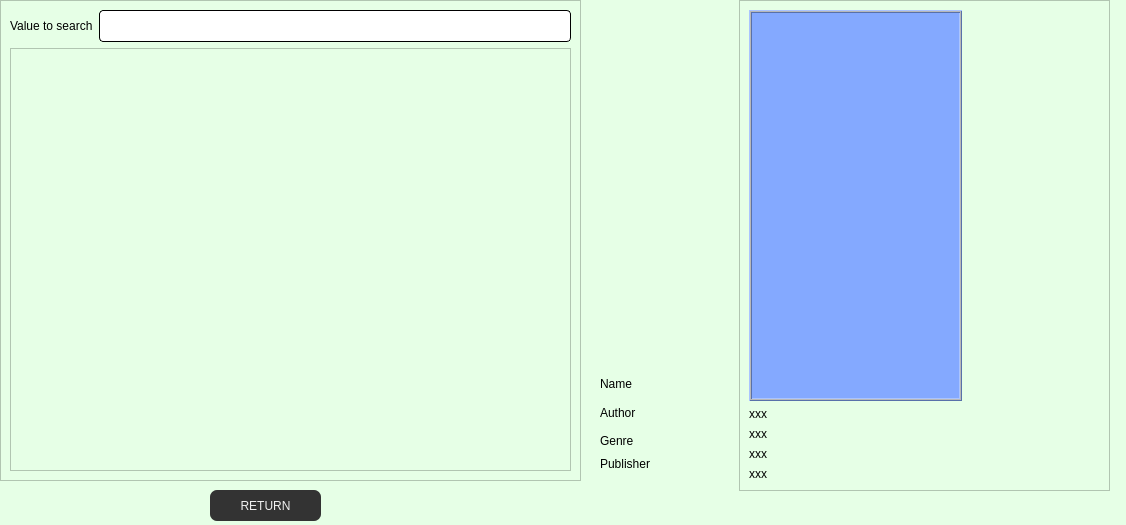
<?xml version="1.0" encoding="UTF-8"?>
<ui version="4.0">
 <class>customers_book_list</class>
 <widget class="QDialog" name="customers_book_list">
  <property name="geometry">
   <rect>
    <x>0</x>
    <y>0</y>
    <width>1126</width>
    <height>525</height>
   </rect>
  </property>
  <property name="windowTitle">
   <string>Dialog</string>
  </property>
  <property name="styleSheet">
   <string notr="true">background-color: #E6FFE6;</string>
  </property>
  <widget class="QLabel" name="author_2">
   <property name="geometry">
    <rect>
     <x>600</x>
     <y>399</y>
     <width>68</width>
     <height>27</height>
    </rect>
   </property>
   <property name="sizePolicy">
    <sizepolicy hsizetype="Fixed" vsizetype="Fixed">
     <horstretch>0</horstretch>
     <verstretch>0</verstretch>
    </sizepolicy>
   </property>
   <property name="styleSheet">
    <string notr="true">font: 10pt &quot;Lato&quot;;
color: rgb(0, 0, 0);</string>
   </property>
   <property name="text">
    <string>Author</string>
   </property>
  </widget>
  <widget class="QLabel" name="genre_2">
   <property name="geometry">
    <rect>
     <x>600</x>
     <y>427</y>
     <width>61</width>
     <height>27</height>
    </rect>
   </property>
   <property name="sizePolicy">
    <sizepolicy hsizetype="Fixed" vsizetype="Fixed">
     <horstretch>0</horstretch>
     <verstretch>0</verstretch>
    </sizepolicy>
   </property>
   <property name="styleSheet">
    <string notr="true">font: 10pt &quot;Lato&quot;;
color: rgb(0, 0, 0);</string>
   </property>
   <property name="text">
    <string>Genre</string>
   </property>
  </widget>
  <widget class="QFrame" name="frame_2">
   <property name="geometry">
    <rect>
     <x>739</x>
     <y>0</y>
     <width>371</width>
     <height>491</height>
    </rect>
   </property>
   <property name="frameShape">
    <enum>QFrame::StyledPanel</enum>
   </property>
   <property name="frameShadow">
    <enum>QFrame::Raised</enum>
   </property>
   <layout class="QVBoxLayout" name="verticalLayout_4">
    <item>
     <layout class="QHBoxLayout" name="horizontalLayout_2">
      <item>
       <widget class="QLabel" name="coverLabel">
        <property name="focusPolicy">
         <enum>Qt::StrongFocus</enum>
        </property>
        <property name="styleSheet">
         <string notr="true">background-color: #84A9FF;
border-color: rgb(0, 0, 0);</string>
        </property>
        <property name="frameShape">
         <enum>QFrame::Box</enum>
        </property>
        <property name="frameShadow">
         <enum>QFrame::Raised</enum>
        </property>
        <property name="midLineWidth">
         <number>1</number>
        </property>
        <property name="text">
         <string/>
        </property>
       </widget>
      </item>
      <item>
       <spacer name="horizontalSpacer">
        <property name="orientation">
         <enum>Qt::Horizontal</enum>
        </property>
        <property name="sizeType">
         <enum>QSizePolicy::Fixed</enum>
        </property>
        <property name="sizeHint" stdset="0">
         <size>
          <width>138</width>
          <height>20</height>
         </size>
        </property>
       </spacer>
      </item>
     </layout>
    </item>
    <item>
     <layout class="QVBoxLayout" name="verticalLayout_3">
      <item>
       <widget class="QLabel" name="ISBN">
        <property name="sizePolicy">
         <sizepolicy hsizetype="Fixed" vsizetype="Fixed">
          <horstretch>0</horstretch>
          <verstretch>0</verstretch>
         </sizepolicy>
        </property>
        <property name="styleSheet">
         <string notr="true">font: 10pt &quot;Comic Sans MS&quot;;
color: rgb(0, 0, 0);</string>
        </property>
        <property name="text">
         <string>xxx</string>
        </property>
       </widget>
      </item>
      <item>
       <widget class="QLabel" name="name">
        <property name="sizePolicy">
         <sizepolicy hsizetype="Fixed" vsizetype="Fixed">
          <horstretch>0</horstretch>
          <verstretch>0</verstretch>
         </sizepolicy>
        </property>
        <property name="styleSheet">
         <string notr="true">font: 10pt &quot;Comic Sans MS&quot;;
color: rgb(0, 0, 0);</string>
        </property>
        <property name="text">
         <string>xxx</string>
        </property>
       </widget>
      </item>
      <item>
       <widget class="QLabel" name="author">
        <property name="sizePolicy">
         <sizepolicy hsizetype="Fixed" vsizetype="Fixed">
          <horstretch>0</horstretch>
          <verstretch>0</verstretch>
         </sizepolicy>
        </property>
        <property name="styleSheet">
         <string notr="true">font: 10pt &quot;Comic Sans MS&quot;;
color: rgb(0, 0, 0);</string>
        </property>
        <property name="text">
         <string>xxx</string>
        </property>
       </widget>
      </item>
      <item>
       <widget class="QLabel" name="genre">
        <property name="sizePolicy">
         <sizepolicy hsizetype="Fixed" vsizetype="Fixed">
          <horstretch>0</horstretch>
          <verstretch>0</verstretch>
         </sizepolicy>
        </property>
        <property name="styleSheet">
         <string notr="true">font: 10pt &quot;Comic Sans MS&quot;;
color: rgb(0, 0, 0);</string>
        </property>
        <property name="text">
         <string>xxx</string>
        </property>
       </widget>
      </item>
     </layout>
    </item>
   </layout>
  </widget>
  <widget class="QLabel" name="publisher_2">
   <property name="geometry">
    <rect>
     <x>600</x>
     <y>450</y>
     <width>92</width>
     <height>27</height>
    </rect>
   </property>
   <property name="sizePolicy">
    <sizepolicy hsizetype="Fixed" vsizetype="Fixed">
     <horstretch>0</horstretch>
     <verstretch>0</verstretch>
    </sizepolicy>
   </property>
   <property name="styleSheet">
    <string notr="true">font: 10pt &quot;Lato&quot;;
color: rgb(0, 0, 0);</string>
   </property>
   <property name="text">
    <string>Publisher</string>
   </property>
  </widget>
  <widget class="QFrame" name="frame">
   <property name="geometry">
    <rect>
     <x>0</x>
     <y>0</y>
     <width>581</width>
     <height>481</height>
    </rect>
   </property>
   <property name="frameShape">
    <enum>QFrame::StyledPanel</enum>
   </property>
   <property name="frameShadow">
    <enum>QFrame::Raised</enum>
   </property>
   <layout class="QVBoxLayout" name="verticalLayout_2">
    <item>
     <layout class="QVBoxLayout" name="verticalLayout">
      <item>
       <layout class="QHBoxLayout" name="horizontalLayout">
        <item>
         <widget class="QLabel" name="label">
          <property name="sizePolicy">
           <sizepolicy hsizetype="Fixed" vsizetype="Fixed">
            <horstretch>0</horstretch>
            <verstretch>0</verstretch>
           </sizepolicy>
          </property>
          <property name="styleSheet">
           <string notr="true">font: 13pt &quot;Lato Black&quot;;
color: rgb(0, 0, 0);</string>
          </property>
          <property name="text">
           <string>Value to search</string>
          </property>
         </widget>
        </item>
        <item>
         <widget class="QLineEdit" name="value">
          <property name="styleSheet">
           <string notr="true">QLineEdit{
	background-color: rgb(255, 255, 255);
	 border: 1px  solid;
     border-radius: 4px;
	font: 24px
}</string>
          </property>
         </widget>
        </item>
       </layout>
      </item>
      <item>
       <widget class="QTableView" name="tableView">
        <property name="styleSheet">
         <string notr="true">QHeaderView::section { background-color: #4f85e2; font: solid}</string>
        </property>
        <property name="selectionBehavior">
         <enum>QAbstractItemView::SelectRows</enum>
        </property>
        <attribute name="horizontalHeaderHighlightSections">
         <bool>true</bool>
        </attribute>
        <attribute name="verticalHeaderVisible">
         <bool>false</bool>
        </attribute>
        <attribute name="verticalHeaderHighlightSections">
         <bool>false</bool>
        </attribute>
       </widget>
      </item>
     </layout>
    </item>
   </layout>
  </widget>
  <widget class="QLabel" name="name_2">
   <property name="geometry">
    <rect>
     <x>600</x>
     <y>370</y>
     <width>58</width>
     <height>27</height>
    </rect>
   </property>
   <property name="sizePolicy">
    <sizepolicy hsizetype="Fixed" vsizetype="Fixed">
     <horstretch>0</horstretch>
     <verstretch>0</verstretch>
    </sizepolicy>
   </property>
   <property name="styleSheet">
    <string notr="true">font: 10pt &quot;Lato&quot;;
color: rgb(0, 0, 0);</string>
   </property>
   <property name="text">
    <string>Name</string>
   </property>
  </widget>
  <widget class="QPushButton" name="buy_to_customer_panel">
   <property name="geometry">
    <rect>
     <x>210</x>
     <y>490</y>
     <width>111</width>
     <height>31</height>
    </rect>
   </property>
   <property name="styleSheet">
    <string notr="true">QPushButton{
border-radius:7px;
padding : 0 2px;
background: rgb(51, 51, 51);
border -radius:10px;
color: rgb(240, 240, 240);
font: 12pt &quot;Lato&quot;;
}
QPushButton:hover:!pressed
{
border-radius:5px;
background:#ababab;
}
</string>
   </property>
   <property name="text">
    <string>RETURN</string>
   </property>
  </widget>
 </widget>
 <resources/>
 <connections/>
</ui>
